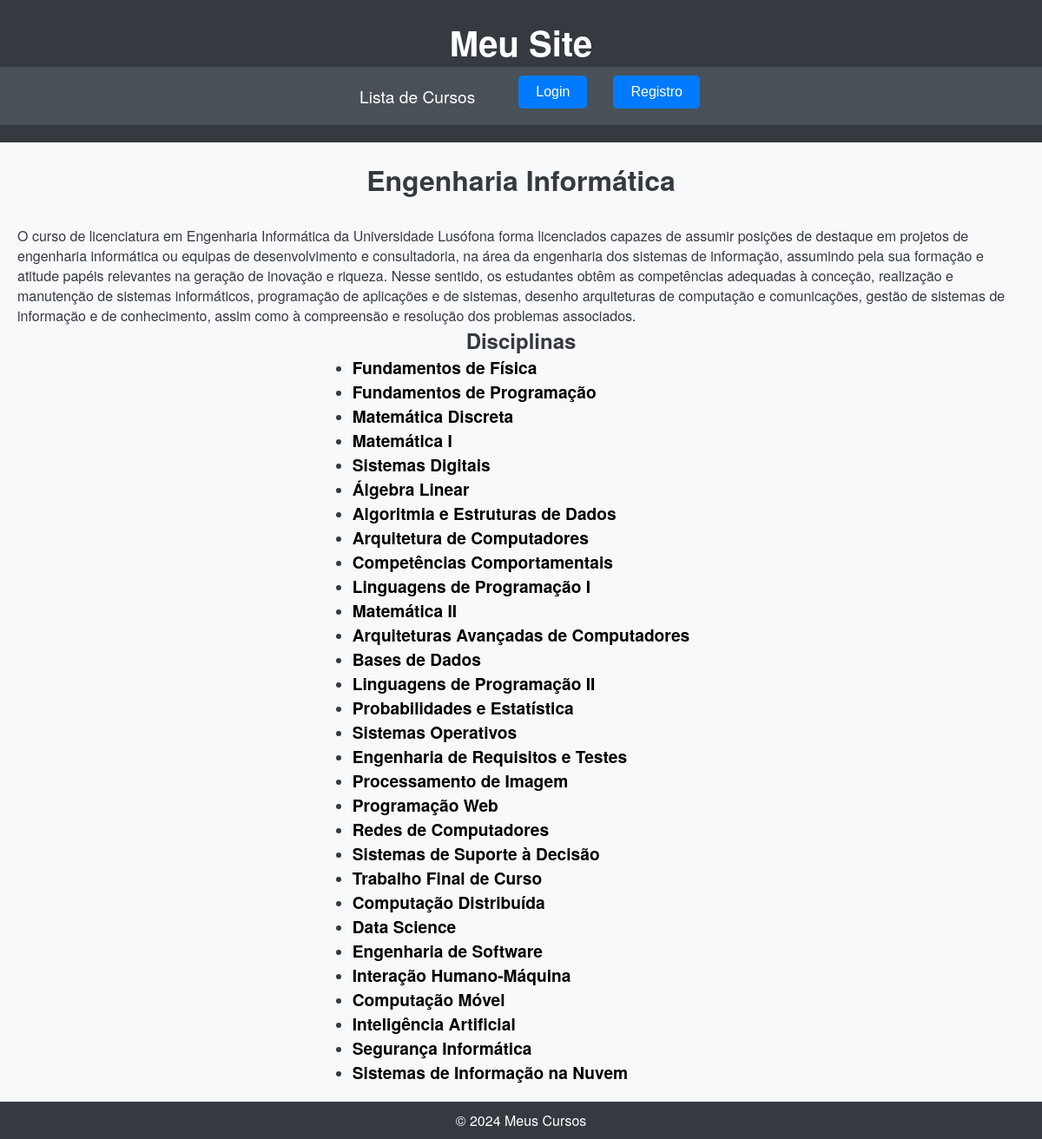
Page /curso/curso/2/ on the committed database.
### curso/models.py (models this page shows, shortened)
class Curso(models.Model):
    nome = models.CharField(max_length=100)
    descricao = models.TextField(blank=True, null=True)
    razoes = models.ManyToManyField(Razao, related_name='cursos')
    coordenador = models.ForeignKey('Docente', related_name='coordenador_curso', on_delete=models.SET_NULL, null=True)
    secretario = models.ForeignKey('Docente', related_name='secretario_curso', on_delete=models.SET_NULL, null=True)
    diretor = models.ForeignKey('Docente', related_name='diretor_curso', on_delete=models.SET_NULL, null=True)
    competencias = models.TextField(blank=True, null=True)

class Disciplina(models.Model):
    nome = models.CharField(max_length=100)
    cursos = models.ManyToManyField(Curso, related_name='disciplinas')
    carga_horaria = models.PositiveIntegerField()
    ano = models.PositiveIntegerField()
    semestre = models.CharField(max_length=20)
    ects = models.PositiveIntegerField()
    professores = models.ManyToManyField('Docente', related_name='disciplinas')

### curso/views.py (the view)
# urls.py: path('curso/<int:curso_id>/', views.curso_detail, name='curso_detail'),
def curso_detail(request, curso_id):
    curso = get_object_or_404(Curso, id=curso_id)
    pode_adicionar = False
    pode_editar = False
    pode_apagar = False
    if request.user.is_authenticated:
        pode_adicionar = request.user.has_perm('curso.add_disciplina')
        pode_editar = request.user.has_perm('curso.change_disciplina')
        pode_apagar = request.user.has_perm('curso.delete_disciplina')
    contexto = {
        'curso': curso,
        'pode_adicionar': pode_adicionar,
        'pode_editar': pode_editar,
        'pode_apagar': pode_apagar
    }
    return render(request, 'curso/curso_detail.html', contexto)

### curso/templates/curso/curso_detail.html (shortened to what this page needs)
{% extends 'curso/layout.html' %}
{% block content %}
  <h1>{{ curso.nome }}</h1>
  <p>{{ curso.descricao }}</p>
  <h2>Disciplinas</h2>
  <ul>
    {% for disciplina in curso.disciplinas.all %}
      <li>
        <a href="{% url 'curso:disciplina_detail' disciplina.id %}">{{ disciplina.nome }}</a>
      </li>
    {% endfor %}
  </ul>
{% endblock %}

### curso/templates/curso/layout.html (shortened to what this page needs)
<!DOCTYPE html>
<html lang="en">
    {% load static %}
<head>
    <link rel="stylesheet" type="text/css" href="{% static 'curso/estilos.css' %}">
</head>
<body>
<header>
    <h1>Meu Site</h1>
    <nav>
        <ul>
            <li><a href="{% url 'curso:cursos' %}">Lista de Cursos</a></li>
            {% if request.user.is_authenticated %}
                <li>
                    <form action="{% url 'curso:logout' %}" method="post" style="display:inline;">
                        {% csrf_token %}
                        <button type="submit">Logout</button>
                    </form>
                </li>
                <li><span>Bem-vindo, {{ request.user.username }}!</span></li>
            {% else %}
                <li>
                    <form action="{% url 'curso:login' %}" method="get" style="display:inline;">
                        <button type="submit">Login</button>
                    </form>
                </li>
                <li>
                    <form action="{% url 'curso:register' %}" method="get" style="display:inline;">
                        <button type="submit">Registro</button>
                    </form>
                </li>
            {% endif %}
        </ul>
    </nav>
</header>
<main>
    {% block content %}
    {% endblock %}
</main>
<footer>
    © 2024 Meus Cursos
</footer>
</body>
</html>

### curso/static/curso/estilos.css (style rules this page uses)
* { margin: 0; padding: 0; box-sizing: border-box; }
body { font-family: 'Helvetica Neue', Helvetica, Arial, sans-serif; background-color: #f8f9fa; color: #343a40; display: flex; flex-direction: column; min-height: 100vh; margin: 0; }
header { background-color: #343a40; color: white; padding: 20px 0; text-align: center; flex: 0 1 auto; }
header h1 { font-size: 2.5em; margin: 0; }
nav { background-color: #495057; color: white; }
nav ul { list-style: none; display: flex; justify-content: center; padding: 10px 0; }
nav ul li { margin: 0 15px; }
nav ul li a { color: white; text-decoration: none; font-size: 1.2em; padding: 10px 20px; display: block; transition: background-color 0.3s ease; }
main { flex: 1 1 auto; padding: 20px; display: flex; flex-direction: column; align-items: center; }
button { background-color: #007bff; color: white; border: none; padding: 10px 20px; font-size: 1em; cursor: pointer; border-radius: 5px; transition: background-color 0.3s ease; }
footer { background-color: #343a40; color: white; text-align: center; padding: 10px 0; flex: 0 1 auto; }
main h1 { margin-bottom:30px; }
main a { color:black; text-decoration: none; font-size: 1.2em; font-weight:bold }

### rows in the picture
Curso: nome "Engenharia Informática", descricao "O curso de licenciatura em Engenharia Informática da Universidade Lusófona forma licenciados capazes de assumir posições de destaque em projetos de engenharia informática ou equipas de desenvolvimento e consultadoria, na área da engenharia dos sistemas de informação, assumindo pela sua formação e atitude papéis relevantes na geração de inovação e riqueza. Nesse sentido, os estudantes obtêm as competências adequadas à conceção, realização e manutenção de sistemas informáticos, programação de aplicações e de sistemas, desenho arquiteturas de computação e comunicações, gestão de sistemas de informação e de conhecimento, assim como à compreensão e resolução dos problemas associados."
Disciplina: nome "Fundamentos de Física"
Disciplina: nome "Fundamentos de Programação"
Disciplina: nome "Matemática Discreta"
Disciplina: nome "Matemática I"
Disciplina: nome "Sistemas Digitais"
Disciplina: nome "Álgebra Linear"
Disciplina: nome "Algoritmia e Estruturas de Dados"
Disciplina: nome "Arquitetura de Computadores"
Disciplina: nome "Competências Comportamentais"
Disciplina: nome "Linguagens de Programação I"
Disciplina: nome "Matemática II"
Disciplina: nome "Arquiteturas Avançadas de Computadores"
Disciplina: nome "Bases de Dados"
Disciplina: nome "Linguagens de Programação II"
Disciplina: nome "Probabilidades e Estatística"
Disciplina: nome "Sistemas Operativos"
Disciplina: nome "Engenharia de Requisitos e Testes"
Disciplina: nome "Processamento de Imagem"
Disciplina: nome "Programação Web"
Disciplina: nome "Redes de Computadores"
Disciplina: nome "Sistemas de Suporte à Decisão"
Disciplina: nome "Trabalho Final de Curso"
Disciplina: nome "Computação Distribuída"
Disciplina: nome "Data Science"
Disciplina: nome "Engenharia de Software"
Disciplina: nome "Interação Humano-Máquina"
Disciplina: nome "Computação Móvel"
Disciplina: nome "Inteligência Artificial"
Disciplina: nome "Segurança Informática"
Disciplina: nome "Sistemas de Informação na Nuvem"
